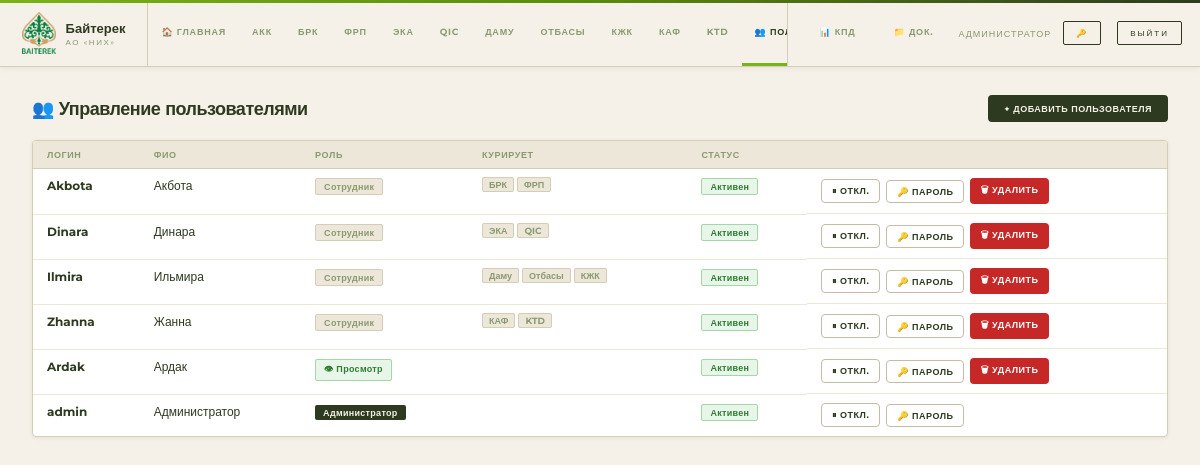
Page /users (signed in) on the committed database.
### tables this page shows
CREATE TABLE users (
        id INTEGER PRIMARY KEY AUTOINCREMENT,
        username TEXT UNIQUE NOT NULL,
        full_name TEXT NOT NULL,
        password_hash TEXT NOT NULL,
        role TEXT NOT NULL DEFAULT 'staff',
        is_active INTEGER NOT NULL DEFAULT 1,
        created_at TEXT NOT NULL
    );

### main.py (the view)
@app.get("/users", response_class=HTMLResponse)
async def users_page(request: Request):
    s = get_session(request)
    if not s or s["role"] != "admin": return redir("/login")
    db = get_db()
    users = db.execute("SELECT id,username,full_name,role,is_active,created_at FROM users ORDER BY id").fetchall()
    db.close()
    db2 = get_db()
    pwd_requests = db2.execute("SELECT * FROM password_requests ORDER BY created_at DESC").fetchall()
    db2.close()
    return templates.TemplateResponse("users.html", {"request": request, "session": s, "users": users, "pwd_requests": pwd_requests})

### templates/users.html (shortened to what this page needs)
{% extends "base.html" %}
{% set active = "users" %}
{% block content %}
<div class="page-hdr">
  <div class="page-title">👥 Управление пользователями</div>
  <button class="btn btn-primary" onclick="openModal('addUser')">+ Добавить пользователя</button>
</div>
<div class="card">
  <table class="tbl">
    <thead><tr><th>Логин</th><th>ФИО</th><th>Роль</th><th>Курирует</th><th>Статус</th><th></th></tr></thead>
    <tbody>
    {% for u in users %}
    <tr>
      <td style="font-weight:700;">{{ u.username }}</td>
      <td>{{ u.full_name }}</td>
      <td>{% if u.role=='admin' %}<span class="badge b-admin">Администратор</span>{% elif u.role=='viewer' %}<span class="badge" style="background:#e8f5e9;color:#2e7d32;border:1px solid #a5d6a7;">👁 Просмотр</span>{% else %}<span class="badge b-staff">Сотрудник</span>{% endif %}</td>
      <td style="font-size:10px;color:var(--mid);">
        {% for org in ORGANIZATIONS %}{% if org.curator==u.username %}<span style="background:var(--cream2);border:1px solid var(--light);border-radius:2px;padding:1px 6px;font-size:9px;font-weight:700;margin-right:3px;">{{ org.short }}</span>{% endif %}{% endfor %}
      </td>
      <td>{% if u.is_active %}<span class="badge b-done">Активен</span>{% else %}<span class="badge b-notdone">Отключён</span>{% endif %}</td>
      <td style="white-space:nowrap;display:flex;gap:6px;align-items:center;">
        <form method="post" action="/users/toggle/{{ u.id }}" style="display:inline;">
          <button class="btn btn-ghost btn-sm">{{ '⏸ Откл.' if u.is_active else '▶ Вкл.' }}</button>
        </form>
        <button class="btn btn-ghost btn-sm" onclick="openReset({{ u.id }},'{{ u.username|e }}')">🔑 Пароль</button>
        {% if u.username != 'admin' %}
        <form method="post" action="/users/delete/{{ u.id }}" style="display:inline;" onsubmit="return confirm('Удалить пользователя {{ u.username }}? Это действие необратимо.')">
          <button class="btn btn-danger btn-sm">🗑 Удалить</button>
        </form>
        {% endif %}
      </td>
    </tr>
    {% endfor %}
    </tbody>
  </table>
</div>
{% set new_reqs = pwd_requests|selectattr('status','eq','new')|list %}
{% endblock %}

### templates/base.html (shortened to what this page needs)
<!DOCTYPE html>
<html lang="ru">
<head>
</head>
<body>
{% set s = session %}
<nav class="nav">
  <div class="nav-brand">
    <img style="height:42px;width:auto;" id="navLogo" alt="Байтерек">
    <div>
      <div class="nav-name">Байтерек</div>
      <div class="nav-sub">АО «НИХ»</div>
    </div>
  </div>
  <div class="nav-links">
    <a href="/" class="nl {% if active=='home' %}active{% endif %}">🏠 Главная</a>
    {% for org in ORGANIZATIONS %}
    <a href="/org/{{ org.id }}" class="nl {% if current_org_id is defined and current_org_id==org.id %}active{% endif %}">{{ org.short }}</a>
    {% endfor %}
    {% if s and s.role=='admin' %}
    <a href="/users" class="nl {% if active=='users' %}active{% endif %}">👥 Польз.</a>
    {% endif %}
  </div>
  <div class="nav-right">
    <a href="/dkv/kpd" class="nl {% if active=='dkv_kpd' %}active{% endif %}">📊 КПД</a>
    <a href="/dkv/documents" class="nl {% if active=='dkv_docs' %}active{% endif %}">📁 Док.</a>
    <span class="nav-usr">{{ s.full_name if s else '' }}</span>
    <a href="/change-password" class="nav-out" title="Сменить пароль" style="margin-right:4px;">🔑</a>
    <a href="/logout" class="nav-out">Выйти</a>
  </div>
</nav>
<div class="main">
{% block content %}{% endblock %}
</div>
</body>
</html>

### templates/base.html (style rules this page uses)
* { box-sizing:border-box;margin:0;padding:0; }
:root { --cream:#f5f0e8;--cream2:#ede7d9;--cream3:#e4ddd0; --dark:#2d3a1f;--dark2:#1a2410; --accent:#7ab317;--accent2:#5a8a0a; --mid:#8a9a70;--light:#d4cdb8;--light2:#c4bca8; --danger:#c62828;--danger-bg:#ffebee; --gold:#e65100;--gold-bg:#fff3e0; --radius:4px;--shadow:0 1px 4px rgba(45,58,31,.08);--shadow-md:0 4px 16px rgba(45,58,31,.12); }
body { font-family:'Montserrat',sans-serif;background:var(--cream);color:var(--dark);font-size:13px;min-height:100vh;display:flex;flex-direction:column; }
a { color:var(--dark);text-decoration:none; }
.nav { background:var(--cream);border-bottom:1px solid var(--light);display:flex;align-items:stretch;position:sticky;top:0;z-index:100;box-shadow:0 1px 6px rgba(45,58,31,.07); }
.nav::before { content:'';position:absolute;top:0;left:0;right:0;height:3px;background:linear-gradient(90deg,var(--accent),var(--accent2),var(--dark)); }
.nav-brand { display:flex;align-items:center;gap:10px;padding:12px 22px;border-right:1px solid var(--light);flex-shrink:0; }
.nav-name { font-size:13px;font-weight:800;color:var(--dark); }
.nav-sub { font-size:8px;color:var(--mid);letter-spacing:1.5px;text-transform:uppercase;margin-top:1px; }
.nav-links { display:flex;flex:1;overflow-x:auto; }
.nl { padding:0 13px;font-size:9px;font-weight:700;letter-spacing:.8px;color:var(--mid);text-transform:uppercase;cursor:pointer;border-bottom:3px solid transparent;display:flex;align-items:center;white-space:nowrap;transition:all .2s;text-decoration:none;min-height:52px; }
.nl.active { color:var(--dark);border-bottom-color:var(--accent);font-weight:800; }
.nav-right { display:flex;align-items:center;gap:12px;padding:0 18px;border-left:1px solid var(--light);flex-shrink:0; }
.nav-usr { font-size:9px;color:var(--mid);letter-spacing:1px;text-transform:uppercase; }
.nav-out { font-size:8px;letter-spacing:2px;text-transform:uppercase;color:var(--dark);border:1px solid var(--dark);padding:6px 12px;cursor:pointer;font-family:inherit;background:none;transition:all .3s;border-radius:2px;text-decoration:none;display:inline-flex;align-items:center; }
.main { flex:1;padding:28px 32px;max-width:1400px;width:100%;margin:0 auto; }
.btn { display:inline-flex;align-items:center;gap:5px;padding:8px 16px;border-radius:var(--radius);font-family:inherit;font-size:9px;font-weight:700;cursor:pointer;border:none;transition:all .2s;text-decoration:none;letter-spacing:.5px;text-transform:uppercase; }
.btn-primary { background:var(--dark);color:var(--cream); }
.btn-ghost { background:transparent;color:var(--dark);border:1px solid var(--light2); }
.btn-danger { background:var(--danger);color:#fff; }
.btn-sm { padding:5px 10px;font-size:9px; }
.card { background:#fff;border:1px solid var(--light);border-radius:var(--radius);box-shadow:var(--shadow);overflow:hidden; }
.tbl { width:100%;border-collapse:collapse;font-size:12px; }
.tbl th { background:var(--cream2);color:var(--mid);font-weight:700;font-size:9px;text-transform:uppercase;letter-spacing:.6px;padding:8px 14px;text-align:left;border-bottom:1px solid var(--light); }
.tbl td { padding:9px 14px;border-bottom:1px solid var(--cream2);vertical-align:top; }
.tbl tr:last-child td { border-bottom:none; }
.badge { display:inline-flex;align-items:center;font-size:9px;font-weight:700;padding:2px 8px;border-radius:2px;white-space:nowrap;letter-spacing:.3px; }
.b-done { background:#e8f5e9;color:#2e7d32;border:1px solid #a5d6a7; }
.b-admin { background:var(--dark);color:var(--cream); }
.b-staff { background:var(--cream2);color:var(--mid);border:1px solid var(--light); }
.page-hdr { display:flex;align-items:center;justify-content:space-between;margin-bottom:18px;flex-wrap:wrap;gap:8px; }
.page-title { font-size:18px;font-weight:900;color:var(--dark);letter-spacing:-.5px; }
.main { animation:fadeIn .3s ease; }

### rows in the picture
users: full_name "АДМИНИСТРАТОР", username "admin", full_name "Администратор", role "Администратор", shows "Активен", is_active "⏸ ОТКЛ."
users: username "Akbota", full_name "Акбота", role "Сотрудник", short "БРК" "ФРП", shows "Активен", is_active "⏸ ОТКЛ."
users: username "Dinara", full_name "Динара", role "Сотрудник", short "ЭКА" "QIC", shows "Активен", is_active "⏸ ОТКЛ."
users: username "Ilmira", full_name "Ильмира", role "Сотрудник", short "Даму" "Отбасы" "КЖК", shows "Активен", is_active "⏸ ОТКЛ."
users: username "Zhanna", full_name "Жанна", role "Сотрудник", short "КАФ" "KTD", shows "Активен", is_active "⏸ ОТКЛ."
users: username "Ardak", full_name "Ардак", role "👁 Просмотр", shows "Активен", is_active "⏸ ОТКЛ."

### other values in the picture
{{ org.short }} "АКК" "БРК" "ФРП" "ЭКА" "QIC" "ДАМУ" "ОТБАСЫ" "КЖК" "КАФ" "KTD"
